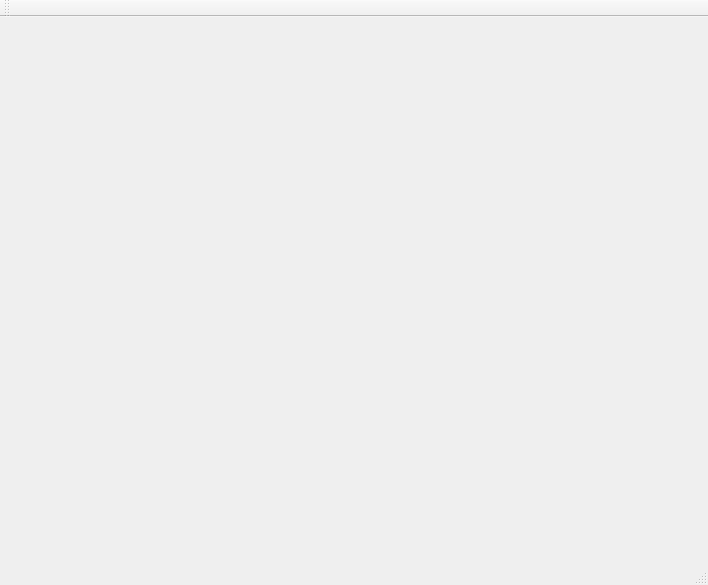
<?xml version="1.0" encoding="UTF-8"?>
<ui version="4.0">
 <class>MainWindow</class>
 <widget class="QMainWindow" name="MainWindow">
  <property name="geometry">
   <rect>
    <x>0</x>
    <y>0</y>
    <width>708</width>
    <height>585</height>
   </rect>
  </property>
  <property name="windowTitle">
   <string>MainWindow</string>
  </property>
  <widget class="QWidget" name="centralWidget">
   <widget class="QGLESWIDGET" name="widget" native="true">
    <property name="geometry">
     <rect>
      <x>10</x>
      <y>10</y>
      <width>600</width>
      <height>500</height>
     </rect>
    </property>
   </widget>
  </widget>
  <widget class="QMenuBar" name="menuBar">
   <property name="geometry">
    <rect>
     <x>0</x>
     <y>0</y>
     <width>708</width>
     <height>25</height>
    </rect>
   </property>
  </widget>
  <widget class="QToolBar" name="mainToolBar">
   <attribute name="toolBarArea">
    <enum>TopToolBarArea</enum>
   </attribute>
   <attribute name="toolBarBreak">
    <bool>false</bool>
   </attribute>
  </widget>
  <widget class="QStatusBar" name="statusBar"/>
 </widget>
 <layoutdefault spacing="6" margin="11"/>
 <customwidgets>
  <customwidget>
   <class>QGLESWIDGET</class>
   <extends>QWidget</extends>
   <header>qgleswidget.h</header>
   <container>1</container>
  </customwidget>
 </customwidgets>
 <resources/>
 <connections/>
</ui>
